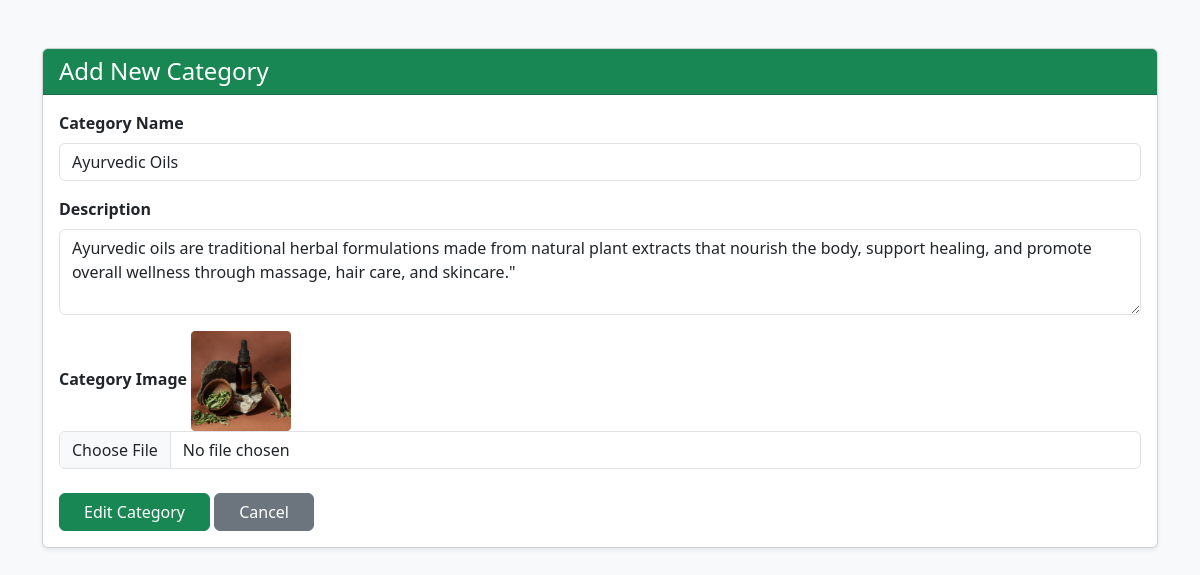
/Ayur_admin/Edit_category/1/, run on the app's committed database.
### Ayur_admin/models.py (models this page shows)
class Categorydb(models.Model):
    CategoryName=models.CharField(max_length=40,blank=True,null=True)
    Description=models.TextField(blank=True,null=True)
    CategoryImage=models.ImageField(upload_to="Category",null=True,blank=True)

### Ayur_admin/views.py (the view)
# urls.py: path('Edit_category/<int:category_id>/',views.edit_category,name="edit_category"),
def edit_category(request,category_id):
    Category=Categorydb.objects.get(id=category_id)
    return render(request,"Edit_Category.html",{'Category':Category})

### Ayur_admin/templates/Edit_Category.html (shortened to what this page needs)
<!DOCTYPE html>
<html lang="en">
<head>
    <link rel="stylesheet"
          href="https://cdn.jsdelivr.net/npm/bootstrap@5.3.0/dist/css/bootstrap.min.css">
</head>
<body class="bg-light">
    <div class="container mt-5">
        <div class="card shadow-sm">
            <div class="card-header bg-success text-white">
                <h4 class="mb-0">Add New Category</h4>
            </div>
            <div class="card-body">
                <form action="{% url 'update_category' c_id=Category.id %}" method="POST" enctype="multipart/form-data">
                    <div class="mb-3">
                        <label class="form-label fw-bold">Category Name</label>
                        <input type="text" name="name" value="{{Category.CategoryName}}" class="form-control"
                               placeholder="Eg: Ayurvedic Oils, Haircare, Eye Care" required>
                    </div>
                    <div class="mb-3">
                        <label class="form-label fw-bold">Description</label>
                        <textarea name="description" class="form-control" rows="3"
                                  placeholder="Short description about this category...">{{Category.Description}}"</textarea>
                    </div>
                    <div class="mb-3">
                        <label class="form-label fw-bold">Category Image</label>
                        <img src="{{Category.CategoryImage.url}}" width="100px" height="100px">
                        <input type="file" name="image"  class="form-control" accept="image/*">
                    </div>
                    <div class="mt-4">
                        <button type="submit" class="btn btn-success px-4">Edit Category</button>
                        <a href="/admin/category-list" class="btn btn-secondary px-4">Cancel</a>
                    </div>
                </form>
            </div>
        </div>
    </div>
</body>
</html>

### data on the page
Categorydb: name "Ayurvedic Oils", description "Ayurvedic oils are traditional herbal formulations made from natural plant extracts that nourish the body, support healing, and promote overall wellness through massage, hair care, and skincare.\"", CategoryImage (picture)
